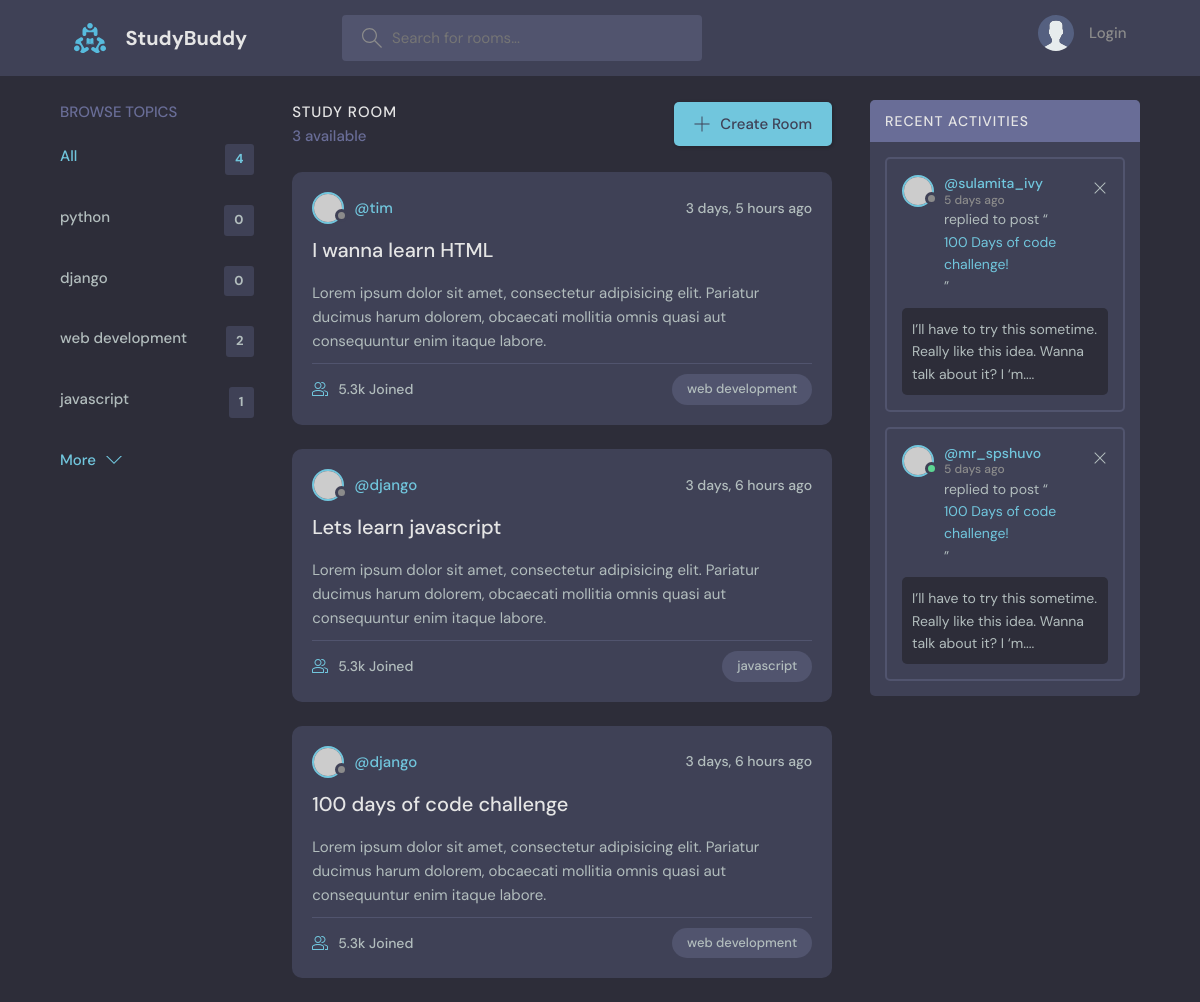
Before: / with the older database file.
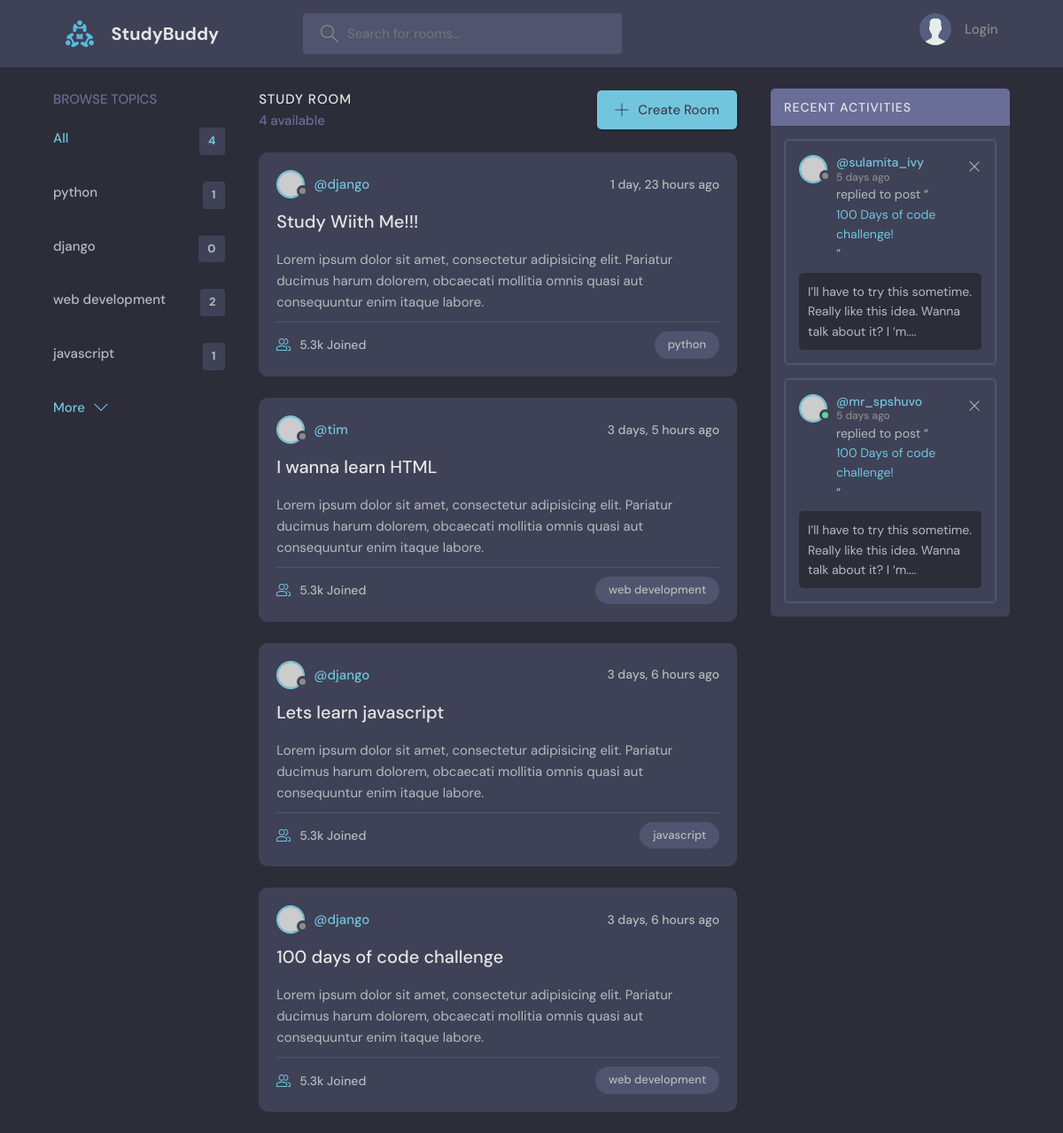
After: the same page with the newer database file.
### base/models.py (models this page shows, shortened)
class Topic(models.Model):
    name = models.CharField(max_length=200)

class Room(models.Model):
    host = models.ForeignKey(User, on_delete=models.SET_NULL, null=True)
    topic = models.ForeignKey(Topic, on_delete=models.SET_NULL, null=True)
    name = models.CharField(max_length=200)
    description = models.TextField(blank=True)
    participants = models.ManyToManyField(User, related_name='participants', blank=True)
    created = models.DateTimeField(auto_now_add=True)
    updated = models.DateTimeField(auto_now=True)
    class Meta:
        ordering = ['-updated', '-created']

### base/views.py (the view)
# urls.py: path('', views.home, name='home'),
def home(request):
    q = request.GET.get('q') if request.GET.get('q') is not None else ''
    rooms = Room.objects.filter(
        Q(topic__name__icontains=q) | Q(name__icontains=q) | Q(description__icontains=q)
    ).order_by('-updated')
    messages = Message.objects.filter(Q(room__topic__name__icontains=q)).order_by(
        '-created'
    )
    room_count = rooms.count()
    topics = Topic.objects.all()
    context = {
        'rooms': rooms,
        'topics': topics,
        'room_count': room_count,
        'room_messages': messages,
    }
    return render(request, 'base/home.html', context)

### base/templates/base/home.html
{% extends 'main.html' %}
{% block content %}
    <main class="layout layout--3">
      <div class="container">
    {% include 'base/topics_component.html' %}
      {% include 'base/feed_component.html' %}
        <div class="activities">
          <div class="activities__header">
            <h2>Recent Activities</h2>
          </div>
          <div class="activities__box">
            <div class="activities__boxHeader roomListRoom__header">
              <a href="profile.html" class="roomListRoom__author">
                <div class="avatar avatar--small">
                  <img src="https://randomuser.me/api/portraits/women/11.jpg" />
                </div>
                <p>
                  @sulamita_ivy
                  <span>5 days ago</span>
                </p>
              </a>
              <div class="roomListRoom__actions">
                <a href="#">
                  <svg version="1.1" xmlns="http://www.w3.org/2000/svg" width="32" height="32" viewBox="0 0 32 32">
                    <title>remove</title>
                    <path
                      d="M27.314 6.019l-1.333-1.333-9.98 9.981-9.981-9.981-1.333 1.333 9.981 9.981-9.981 9.98 1.333 1.333 9.981-9.98 9.98 9.98 1.333-1.333-9.98-9.98 9.98-9.981z"
                    ></path>
                  </svg>
                </a>
              </div>
            </div>
            <div class="activities__boxContent">
              <p>replied to post “<a href="room.html">100 Days of code challenge!</a>”</p>
              <div class="activities__boxRoomContent">
                I’ll have to try this sometime. Really like this idea. Wanna talk about it? I ‘m....
              </div>
            </div>
          </div>
          <div class="activities__box">
            <div class="activities__boxHeader roomListRoom__header">
              <a href="profile.html" class="roomListRoom__author">
                <div class="avatar avatar--small active">
                  <img src="https://randomuser.me/api/portraits/men/13.jpg" />
                </div>
                <p>
                  @mr_spshuvo
                  <span>5 days ago</span>
                </p>
              </a>
              <div class="roomListRoom__actions">
                <a href="#">
                  <svg version="1.1" xmlns="http://www.w3.org/2000/svg" width="32" height="32" viewBox="0 0 32 32">
                    <title>remove</title>
                    <path
                      d="M27.314 6.019l-1.333-1.333-9.98 9.981-9.981-9.981-1.333 1.333 9.981 9.981-9.981 9.98 1.333 1.333 9.981-9.98 9.98 9.98 1.333-1.333-9.98-9.98 9.98-9.981z"
                    ></path>
                  </svg>
                </a>
              </div>
            </div>
            <div class="activities__boxContent">
              <p>replied to post “<a href="room.html">100 Days of code challenge!</a>”</p>
              <div class="activities__boxRoomContent">
                I’ll have to try this sometime. Really like this idea. Wanna talk about it? I ‘m....
              </div>
            </div>
          </div>
        </div>
      </div>
    </main>
{% endblock content %}

### base/templates/base/topics_component.html
        <div class="topics">
          <div class="topics__header">
            <h2>Browse Topics</h2>
          </div>
          <ul class="topics__list">
            <li>
              <a href="{% url 'home' %}" class="active">All <span>{{topics.count}}</span></a>
            </li>
            {% for topic in topics %}
            <li>
              <a href="{% url 'home' %}?q={{topic.name}}">{{topic.name}}<span>{{topic.room_set.all.count}}</span></a>
            </li>
            {% endfor %}
          </ul>
          <a class="btn btn--link" href="topics.html">
            More
            <svg version="1.1" xmlns="http://www.w3.org/2000/svg" width="32" height="32" viewBox="0 0 32 32">
              <title>chevron-down</title>
              <path d="M16 21l-13-13h-3l16 16 16-16h-3l-13 13z"></path>
            </svg>
          </a>
        </div>

### base/templates/base/feed_component.html (shortened to what this page needs)
        <div class="roomList">
          <div class="roomList__header">
            <div>
              <h2>Study Room</h2>
              <p> {{room_count}} available</p>
            </div>
            <a class="btn btn--main" href="{% url 'create-room' %}">
              <svg version="1.1" xmlns="http://www.w3.org/2000/svg" width="32" height="32" viewBox="0 0 32 32">
                <title>add</title>
                <path
                  d="M16.943 0.943h-1.885v14.115h-14.115v1.885h14.115v14.115h1.885v-14.115h14.115v-1.885h-14.115v-14.115z"
                ></path>
              </svg>
              Create Room
            </a>
          </div>
          {% for room in rooms %}
          <div class="roomListRoom">
            <div class="roomListRoom__header">
              <a href="{% url 'user-profile' room.host.id %}" class="roomListRoom__author">
                <div class="avatar avatar--small">
                  <img src="https://randomuser.me/api/portraits/women/11.jpg" />
                </div>
                <span>@{{room.host.username}}</span>
              </a>
              <div class="roomListRoom__actions">
                <span>{{room.created|timesince}} ago</span>
              </div>
            </div>
            <div class="roomListRoom__content">
              <a href="/room/{{room.id}}">{{room.name}}</a>
              <p>
                Lorem ipsum dolor sit amet, consectetur adipisicing elit. Pariatur ducimus harum dolorem, obcaecati
                mollitia omnis quasi aut consequuntur enim itaque labore.
              </p>
            </div>
            <div class="roomListRoom__meta">
              <a href="room.html" class="roomListRoom__joined">
                5.3k Joined
              </a>
              <p class="roomListRoom__topic">{{room.topic.name}}</p>
            </div>
          </div>
{% endfor %}
 </div>

Changed rows visible on the page:
computed for Topic "python": room_set.all.count "0" → "1"
added Room: host.username "django", created "1 day, 23 hours", name "Study Wiith Me!!!", topic.name "python"
Other visible differences:
{{ room_count }}: "3" → "4"
